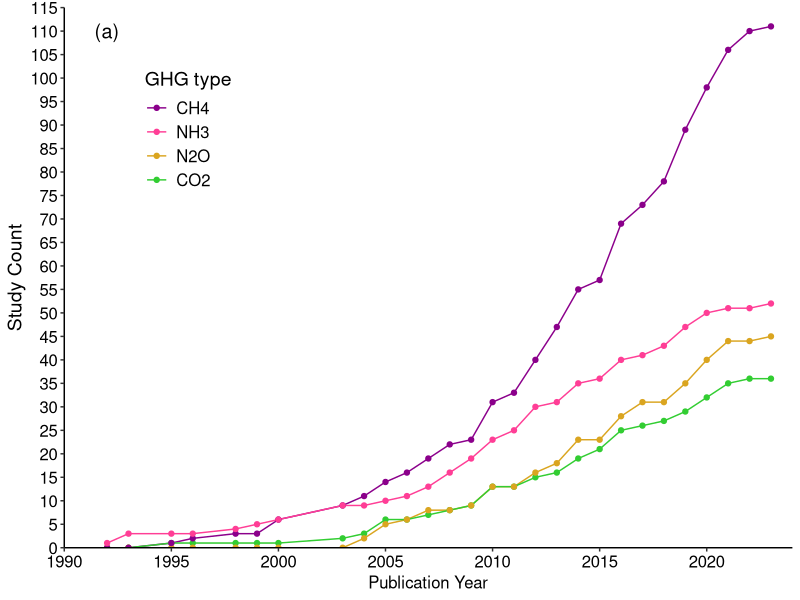
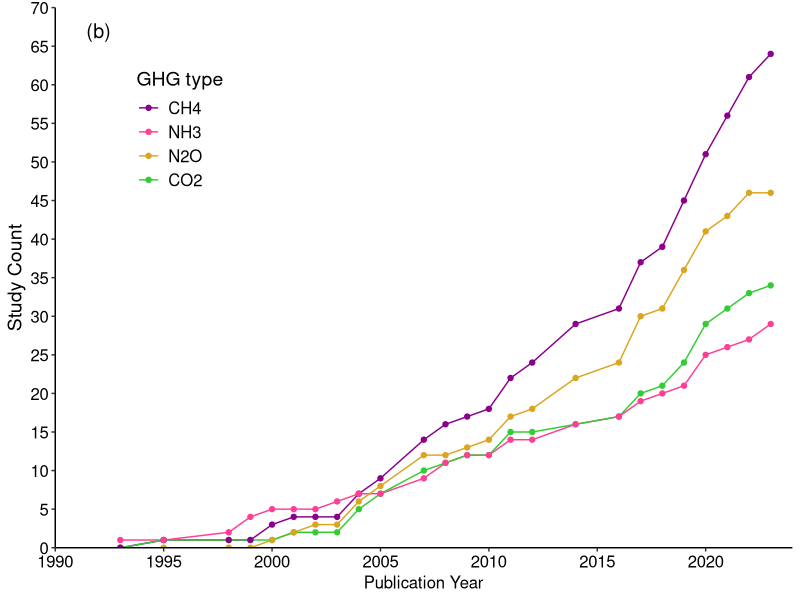
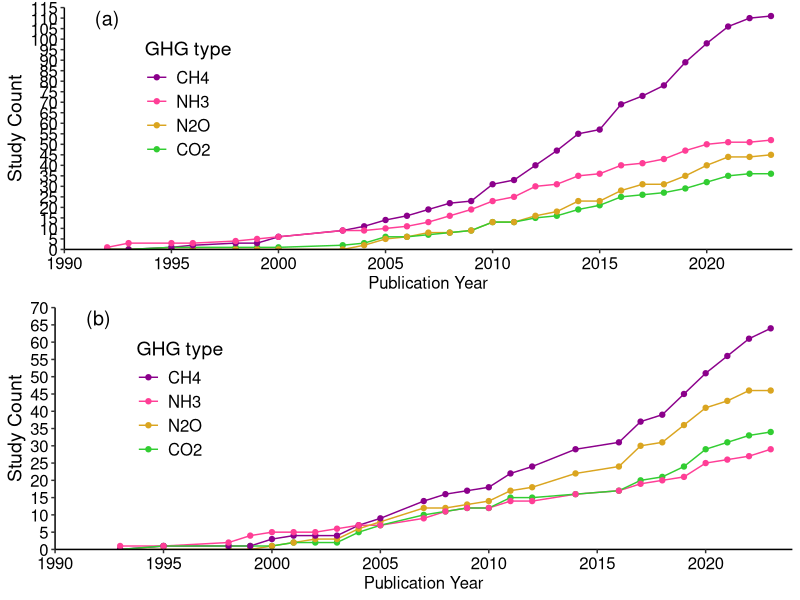

The R script that drew these images, in order:
#To prepare figure for GHG types
#Figure 6
library(tidyverse); library(ggpubr)

#read data
GHG.CH4 <- read.csv("input/Canada GHG storage lit review data 20240611.csv",header = T)
#obtain studies with field measurement 
GHG.storage <- GHG.CH4[grepl("Storage", GHG.CH4$GHG.source),]

# #GHG types
count(unique(GHG.storage,vars = c(ID, feature)),vars=ID) #181 studies
sum(GHG.storage$CO2)#58, 32.0%
sum(GHG.storage$CH4) #140, 77.3%
sum(GHG.storage$N2O) #72, 39.8%
sum(GHG.storage$NH3) #67, 37.0%

#GHG types 
GHG_data <- GHG.storage %>%
  separate_rows(Manure.type, sep = ",\\s*") %>%
  group_by(Pub..year, Manure.type) %>%
  summarize(
    CO2_count = sum(CO2),
    CH4_count = sum(CH4),
    N2O_count = sum(N2O),
    NH3_count = sum(NH3)) %>%
  ungroup() %>%
  na.omit()

# #Liquid-Solid
GHG_data %>%   
  group_by(Manure.type) %>%
  summarize(
    CO2_count = sum(CO2_count),
    CH4_count = sum(CH4_count),
    N2O_count = sum(N2O_count),
    NH3_count = sum(NH3_count)) %>%
  ungroup() %>%
  na.omit()

# Reshape the data to long format
GHG_stacked <- GHG_data %>%
  pivot_longer(cols = c(CO2_count, N2O_count, CH4_count, NH3_count),
               names_to = "gas", values_to = "count")
GHG_stacked$gas <- str_remove(GHG_stacked$gas, "_count")

#Set the order for the gases
GHG_stacked$gas <- factor(GHG_stacked$gas,
                          levels = c("CH4", "NH3", "N2O", "CO2"))
                               
# Liquid-Solid
GHG_liquid <- GHG_stacked[grep("Liquid", GHG_stacked$Manure.type),]
GHG_liquid <- GHG_liquid %>%
  group_by(gas) %>%
  arrange(Pub..year) %>%
  mutate(GHG = cumsum(count))
GHG_solid <- GHG_stacked[grep("Solid", GHG_stacked$Manure.type),]
GHG_solid <- GHG_solid %>%
  group_by(gas) %>%
  arrange(Pub..year) %>%
  mutate(GHG = cumsum(count))



#Make graph
Figure6a <- ggplot(GHG_liquid, aes(x = Pub..year, y = GHG, color = gas)) +
  geom_line() +
  geom_point() +
  scale_color_manual(values = c("CH4" = "darkmagenta",
                               "CO2" = "limegreen",
                               "N2O" = "goldenrod",
                               "NH3" = "violetred1")) +
  labs(x = "Publication Year", y = "Study Count", color = "GHG type") +
  theme_classic()+
  theme(axis.text = element_text(size = 12, colour = "black"),
        axis.title.x = element_text(size = 14),
        axis.title.y = element_text(size = 14),
        legend.position = c(0.1, 0.9),  # Adjust the legend position
        legend.justification = c(0, 1),  # Align the legend to top-left
        legend.title = element_text(size = 14),  # Adjust legend title font size
        legend.text = element_text(size = 12),
        axis.line = element_line(color = "black")) +
  theme(axis.title.x = element_text(size = 12)) +
  scale_y_continuous(limits = c(0, 115), 
                     breaks = seq(0, 115, by = 5),
                     expand = c(0, 0)) +
  scale_x_continuous(limits = c(1990, 2024), 
                     breaks = seq(1990, 2024 , by = 5),
                     expand = c(0, 0)) +
  annotate("text", x = 1992, y = 110, 
           label = "(a)",size = 5)
Figure6a

Figure6b <- ggplot(GHG_solid, aes(x = Pub..year, y = GHG, color = gas)) +
  geom_line() +
  geom_point() +
  scale_color_manual(values = c("CH4" = "darkmagenta",
                                "CO2" = "limegreen",
                                "N2O" = "goldenrod",
                                "NH3" = "violetred1")) +
  labs(x = "Publication Year", y = "Study Count", color = "GHG type") +
  theme_classic()+
  theme(axis.text = element_text(size = 12, colour = "black"),
        axis.title.x = element_text(size = 14),
        axis.title.y = element_text(size = 14),
        legend.position = c(0.1, 0.9),  # Adjust the legend position
        legend.justification = c(0, 1),  # Align the legend to top-left
        legend.title = element_text(size = 14),  # Adjust legend title font size
        legend.text = element_text(size = 12),
        axis.line = element_line(color = "black")) +
  theme(axis.title.x = element_text(size = 12)) +
  scale_y_continuous(limits = c(0, 70), 
                     breaks = seq(0, 70, by = 5),
                     expand = c(0, 0)) +
  scale_x_continuous(limits = c(1990, 2024), 
                     breaks = seq(1990, 2024 , by = 5),
                     expand = c(0, 0)) +
  annotate("text", x = 1992, y = 67, 
           label = "(b)",size = 5)
Figure6b


#Export figure
ggsave("output/Figure - GHG type by solid and liquid manure.png", 
       ggarrange(Figure6a, Figure6b,
                 ncol = 1, nrow = 2),
       width = 24, height = 24, units = "cm",
       dpi = 300)
